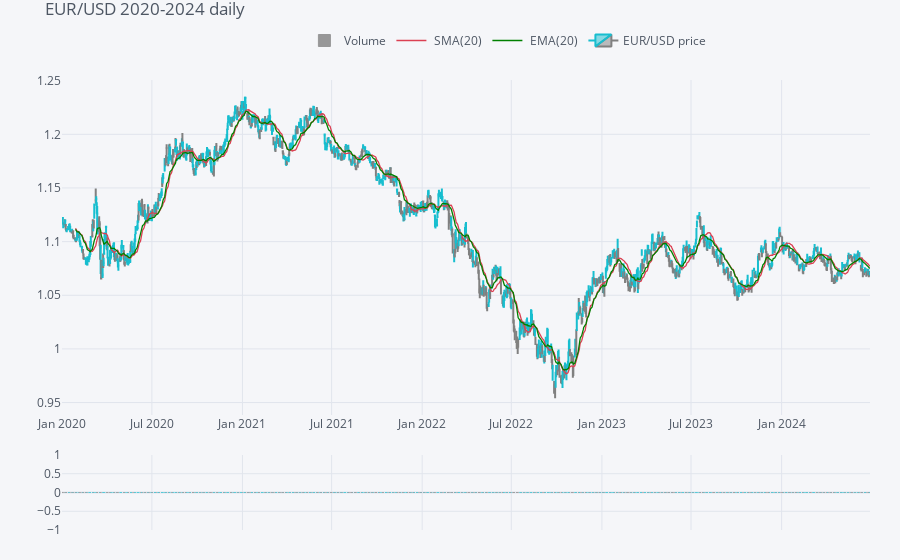

Notebook code for this chart:
### Code cell
qf.iplot()

### Figure 1 — Plotly figure (JSON) as saved in the notebook; plotly's stock layout.template omitted (floating-point values rounded to 4 significant figures; data arrays with more than 128 entries replaced by an {"elided": "..."} marker saying what was removed)
{"data": [{"marker": {"color": {"elided": "1173 str values"}, "line": {"color": {"elided": "1173 str values"}, "width": 1}}, "name": "Volume", "opacity": 0.8, "orientation": "v", "text": "", "type": "bar", "x": {"elided": "1173 str values"}, "y": {"elided": "1173 int values"}, "yaxis": "y3"}, {"line": {"color": "rgba(219, 64, 82, 1.0)", "dash": "solid", "shape": "linear", "width": 1.3}, "mode": "lines", "name": " SMA(20)", "text": "", "type": "scatter", "x": {"elided": "1173 str values"}, "y": {"elided": "1173 mixed values"}, "yaxis": "y2"}, {"line": {"color": "rgba(0, 128, 0, 1.0)", "dash": "solid", "shape": "linear", "width": 1.3}, "mode": "lines", "name": " EMA(20)", "text": "", "type": "scatter", "x": {"elided": "1173 str values"}, "y": {"elided": "1173 mixed values"}, "yaxis": "y2"}, {"close": {"elided": "1173 float values"}, "decreasing": {"line": {"color": "#808080"}}, "high": {"elided": "1173 float values"}, "increasing": {"line": {"color": "#17BECF"}}, "low": {"elided": "1173 float values"}, "name": "EUR/USD price", "open": {"elided": "1173 float values"}, "showlegend": true, "type": "candlestick", "x": {"elided": "1173 str values"}, "yaxis": "y2"}], "layout": {"legend": {"bgcolor": "#F5F6F9", "font": {"color": "#4D5663"}, "orientation": "h", "x": 0.3, "y": 0.95, "yanchor": "bottom"}, "margin": {"b": 30, "l": 30, "r": 30, "t": 30}, "paper_bgcolor": "#F5F6F9", "plot_bgcolor": "#F5F6F9", "showlegend": true, "title": {"font": {"color": "#4D5663"}, "text": "EUR/USD 2020-2024 daily"}, "xaxis": {"anchor": "y2", "gridcolor": "#E1E5ED", "rangeselector": {"bgcolor": "rgba(150, 200, 250, 1)", "buttons": [{"count": 1, "label": "1m", "step": "month", "stepmode": "backward"}, {"count": 1, "label": "1y", "step": "year", "stepmode": "backward"}], "font": {"size": 13}, "visible": false, "x": 0, "y": 0.9}, "rangeslider": {"visible": false}, "showgrid": true, "tickfont": {"color": "#4D5663"}, "title": {"font": {"color": "#4D5663"}, "text": ""}, "zerolinecolor": "#E1E5ED"}, "yaxis": {"gridcolor": "#E1E5ED", "showgrid": true, "showticklabels": false, "tickfont": {"color": "#4D5663"}, "title": {"font": {"color": "#4D5663"}, "text": ""}, "zerolinecolor": "#E1E5ED"}, "yaxis2": {"domain": [0.23, 0.9], "gridcolor": "#E1E5ED", "showgrid": true, "tickfont": {"color": "#4D5663"}, "title": {"font": {"color": "#4D5663"}, "text": ""}, "zerolinecolor": "#E1E5ED"}, "yaxis3": {"domain": [0, 0.15], "gridcolor": "#E1E5ED", "showgrid": true, "tickfont": {"color": "#4D5663"}, "title": {"font": {"color": "#4D5663"}, "text": ""}, "zerolinecolor": "#E1E5ED"}}}
